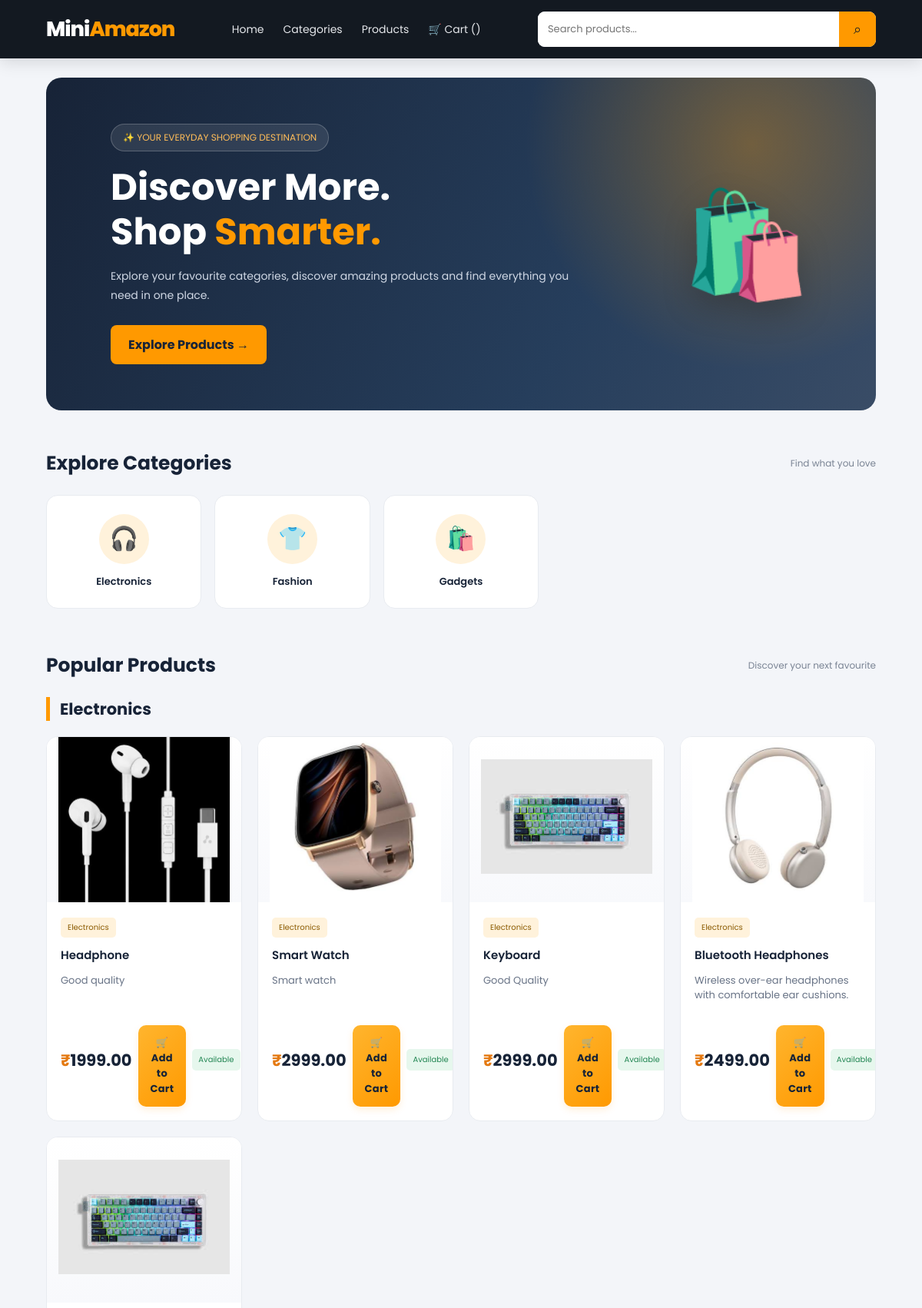
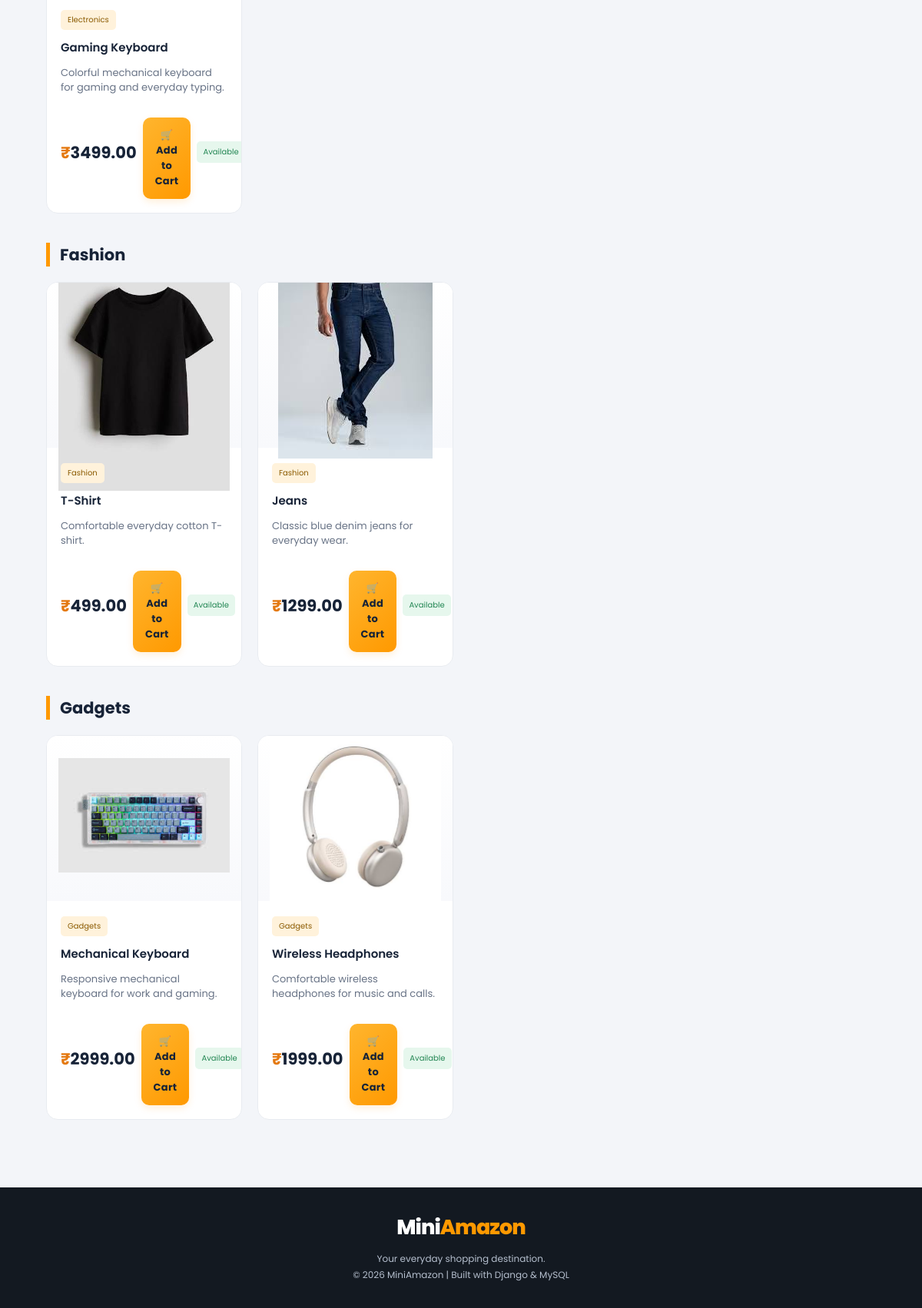
The page / on the database its author committed (2 pictures, top to bottom).
### store/models.py (models this page shows, shortened)
class Category(models.Model):
    name = models.CharField(max_length=100)

class Product(models.Model):
    category = models.ForeignKey(
        Category,
        on_delete=models.CASCADE,
        related_name="products"
    )
    name = models.CharField(max_length=100)
    price = models.DecimalField(max_digits=10, decimal_places=2)
    image = models.ImageField(upload_to="products/", blank=True, null=True)
    description = models.TextField(blank=True)

### store/views.py (the view)
# urls.py: 2. Add a URL to urlpatterns:  path('', views.home, name='home')
def home(request):
    categories = Category.objects.all()
    products = Product.objects.select_related("category").all()
    return render(request, "store/home.html", {
        "categories": categories,
        "products": products,
    })

### store/templates/store/home.html (shortened to what this page needs)
<!DOCTYPE html>
<html lang="en">
<head>
</head>
<body>
    <nav class="navbar">
        <a href="/" class="logo">Mini<span>Amazon</span></a>
        <div class="nav-links">
            <a href="/">Home</a>
            <a href="#categories">Categories</a>
            <a href="#products">Products</a>
            <a href="{% url 'cart' %}">
    🛒 Cart ({{ cart_count }})
</a>
        </div>
        <form class="search-form" id="searchForm">
            <input type="search" id="searchInput"
                   placeholder="Search products..."
                   aria-label="Search products">
            <button type="submit" aria-label="Search">⌕</button>
        </form>
    </nav>
    <section class="hero">
        <div class="hero-content">
            <span class="hero-tag">✨ YOUR EVERYDAY SHOPPING DESTINATION</span>
            <h1>Discover More.<br>
                Shop <span>Smarter.</span>
            </h1>
            <p>
                Explore your favourite categories, discover amazing products
                and find everything you need in one place.
            </p>
            <a href="#products" class="shop-btn">Explore Products →</a>
        </div>
        <div class="hero-icon">🛍️</div>
    </section>
    <section class="section" id="categories">
        <div class="section-heading">
            <h2>Explore Categories</h2>
            <p>Find what you love</p>
        </div>
        <div class="category-grid">
            {% for category in categories %}
                <a class="category-card"
                   href="#category-{{ category.id }}">
                    <div class="category-icon">
                        {% with category.name|lower as cat %}
                            {% if "electronic" in cat %}
                                🎧
                            {% elif "fashion" in cat %}
                                👕
                            {% elif "home" in cat or "kitchen" in cat %}
                                🏠
                            {% elif "book" in cat %}
                                📚
                            {% elif "beauty" in cat %}
                                🧴
                            {% else %}
                                🛍️
                            {% endif %}
                        {% endwith %}
                    </div>
                    <h3>{{ category.name }}</h3>
                </a>
            {% empty %}
                <p class="empty-message">No categories available yet.</p>
            {% endfor %}
        </div>
    </section>
    <section class="product-section" id="products">
        <div class="section-heading">
            <h2>Popular Products</h2>
            <p>Discover your next favourite</p>
        </div>
        {% for category in categories %}
            <div class="category-block"
                 id="category-{{ category.id }}">
                <h2 class="category-title">{{ category.name }}</h2>
                <div class="product-grid">
                    {% for product in category.products.all %}
                        <article href="{% url 'product_detail' product.id %}"
   class="product-card"
   data-product-name="{{ product.name|lower }}"
   style="text-decoration:none; color:inherit; display:block;">
<div class="product-image">
    <a href="{% url 'product_detail' product.id %}">
        {% if product.image %}
            <img src="{{ product.image.url }}" alt="{{ product.name }}"
                 loading="lazy">
        {% else %}
            <span class="no-image">🛍️ Image coming soon</span>
        {% endif %}
    </a>
</div>
                            <div class="product-info">
                                <span class="product-category">
                                    {{ category.name }}
                                </span>
                        <h3>
    <a href="{% url 'product_detail' product.id %}"
       style="color:inherit; text-decoration:none;">
        {{ product.name }}
    </a>
</h3>
                                                        <p class="product-description">
                                                            {{ product.description|default:"Discover this product at MiniAmazon." }}
                                                        </p>
                                                        <div class="product-bottom">
                                    <p class="price">
                                        <span class="price-symbol">₹</span>{{ product.price }}
                                    </p>
<form action="{% url 'add_to_cart' product.id %}" method="post">
    <button type="submit" class="add-cart-btn">
        🛒 Add to Cart
    </button>
</form>
                                    <span class="product-label">
                                        Available
                                    </span>
                                </div>
                            </div>
                        </article>
                    {% empty %}
                        <p class="empty-message">
                            No products added in this category yet.
                        </p>
                    {% endfor %}
                </div>
            </div>
        {% empty %}
            <p class="empty-message">
                Add categories and products from your Django admin panel.
            </p>
        {% endfor %}
    </section>
    <footer>
        <a href="/" class="logo">Mini<span>Amazon</span></a>
        <p>Your everyday shopping destination.</p>
        <p>© 2026 MiniAmazon | Built with Django & MySQL</p>
    </footer>
</body>
</html>

### rows shown on the page
Category: name "Electronics"
Category: name "Fashion"
Category: name "Gadgets"
Product: image (picture), name "Headphone", description "Good quality", price "1999.00"
Product: image (picture), name "Smart Watch", description "Smart watch", price "2999.00"
Product: image (picture), name "Keyboard", description "Good Quality", price "2999.00"
Product: image (picture), name "Bluetooth Headphones", description "Wireless over-ear headphones with comfortable ear cushions.", price "2499.00"
Product: image (picture), name "Gaming Keyboard", description "Colorful mechanical keyboard for gaming and everyday typing.", price "3499.00"
Product: image (picture), name "T-Shirt", description "Comfortable everyday cotton T-shirt.", price "499.00"
Product: image (picture), name "Jeans", description "Classic blue denim jeans for everyday wear.", price "1299.00"
Product: image (picture), name "Mechanical Keyboard", description "Responsive mechanical keyboard for work and gaming.", price "2999.00"
Product: image (picture), name "Wireless Headphones", description "Comfortable wireless headphones for music and calls.", price "1999.00"
